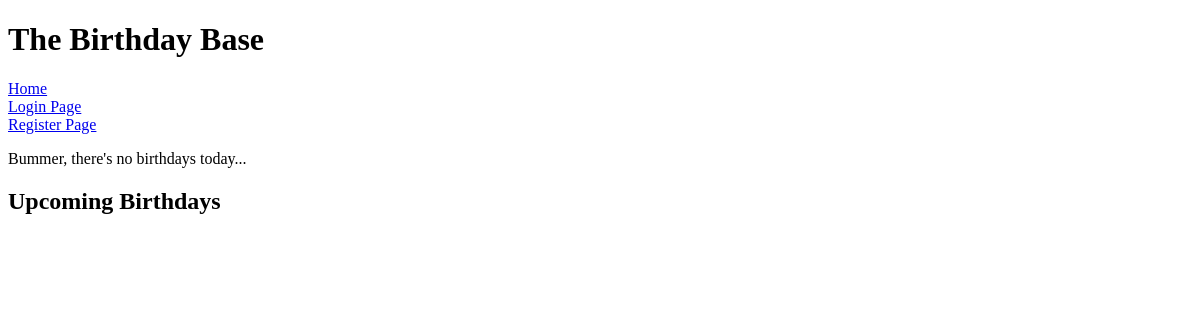
Before: / with the older database file.
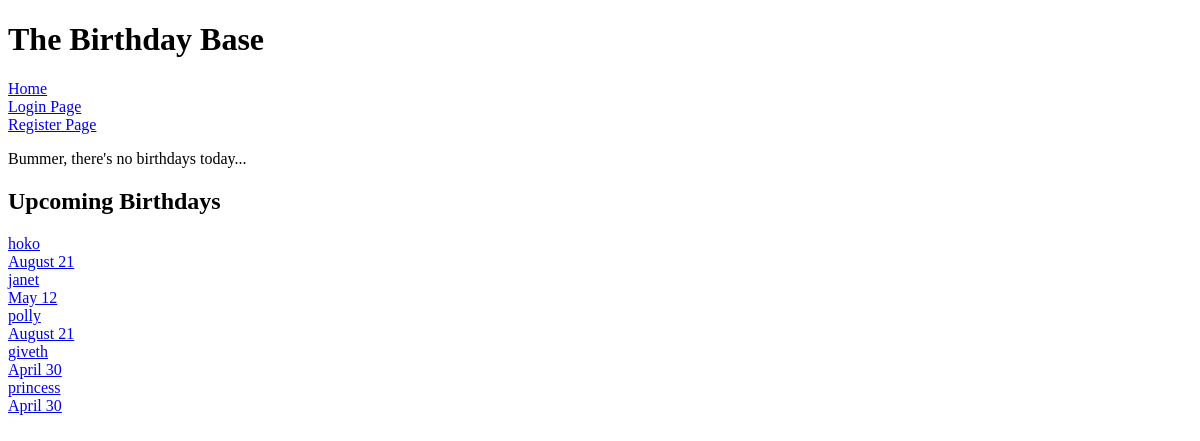
After: the same page with the newer database file.
### app.py (models this page shows, shortened)
class User(db.Model, UserMixin):
    id = db.Column(db.Integer, primary_key=True)
    username = db.Column(db.String(20), nullable=False, unique=True)
    password = db.Column(db.String(80), nullable=False)
    first_name = db.Column(db.String(20), nullable=False)
    last_name = db.Column(db.String(80), nullable=True)
    birthday = db.Column(db.Date, nullable=False)
    profile_pic = db.Column(db.String(), default="default.jpg")
    followed = db.relationship(
        "Follow",
        foreign_keys=[Follow.follower_id],
        backref=db.backref("follower", lazy="joined"),
        lazy="dynamic",
        cascade="all, delete-orphan",
    )
    followers = db.relationship(
        "Follow",
        foreign_keys=[Follow.followed_id],
        backref=db.backref("followed", lazy="joined"),
        lazy="dynamic",
        cascade="all, delete-orphan",
    )
    postsender = db.relationship(
        "Post",
        backref=backref("postsender", uselist=False),
        foreign_keys=[Post.sender],
        lazy=True,
    )

### app.py (the view)
@app.route("/")
def home():
    todaybday = User.query.filter_by(birthday=date.today()).all()
    today = datetime.today()
    three_months_later = today + relativedelta(months=3)
    print('three_months_later ' + str(three_months_later))
    print('func.extract(\'month\', User.birthday) ' + str(func.extract('month', User.birthday)))
    print('today.month ' + str(today.month))
    print('three_months_later.month ' + str(three_months_later.month))
    upcoming = User.query.filter(
    and_(
        (func.extract('month', User.birthday) >= today.month),
        (func.extract('day', User.birthday) >= today.day),
        )
    )
    return render_template("home.html", today=todaybday, upcoming=upcoming)

### templates/home.html
{% extends 'base.html' %} {% block content %}
{% if today|length >= 1 %}
<h1>It's someone's birthday today!</h1>
{% for t in today %}
<p>People with birthdays today...</p>
{{t.username}}
{% endfor %}
{% else %}
<p>Bummer, there's no birthdays today...</p>
{% endif %}
<h2>Upcoming Birthdays</h2>
{% for u in upcoming %}
<a href="{{ url_for('profile', username=u.username) }}">
    <div>
    {{ u.username }}<br>
    {{ u.birthday.strftime('%B %d') }}
</div>
</a>
{% endfor %}
{% endblock %}

### templates/base.html (shortened to what this page needs)
<!DOCTYPE html>
<html lang="en">
  <head>
    <link rel="stylesheet" href="{{ url_for('static', filename='css/all.css') }}">
  </head>
  <body>
    <h1>The Birthday Base</h1>
    <a href="{{ url_for('home')}}">Home</a><br>
    {% if current_user.is_authenticated %}
    <a href="{{url_for('logout')}}">Logout</a>
    {% else %}
    <a href="{{ url_for('login') }}">Login Page</a><br />
    <a href="{{ url_for('register') }}">Register Page</a><br />
    {% endif %}
    {% block content %} {% endblock %}
  </body>
</html>

Changed rows visible on the page:
added User: username "hoko", birthday "August 21"
added User: username "janet", birthday "May 12"
added User: username "polly", birthday "August 21"
added User: username "giveth", birthday "April 30"
added User: username "princess", birthday "April 30"
